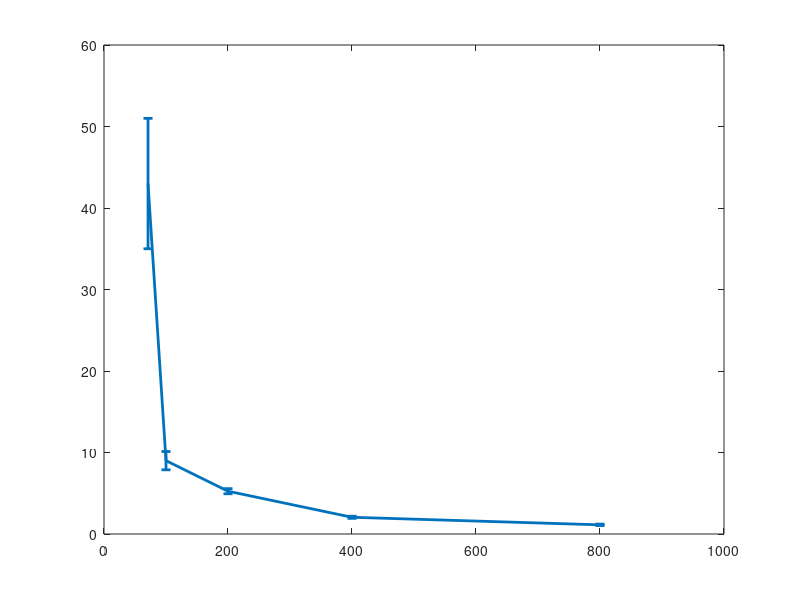

Reproduce this figure in MATLAB. (Note: this script raises an error after producing the figure.)
V = [71 100 200 400 800];
R = [43 9 5.25 2.0526 1.124];
dR = [8 1.125 0.315 0.133 0.0899];

h = errorbar(V,R,dR);
set(h,'linewidth',2);

name='RshuntPlot';
destdir = '../images';
relImgDir = 'images';
ylabrule='0.8cm';
xlab='$V_0$ (V)';
ylab='$\Rshunt$ (m$\Omega$)';
width='500';
height='300';
makeGraph(name,destdir,relImgDir,xlab,ylab,ylabrule,width,height);
